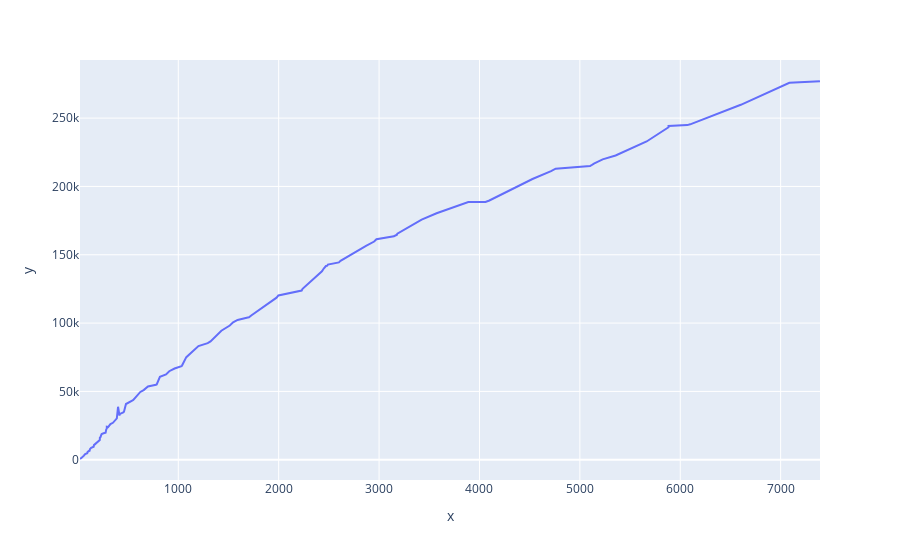

The notebook cell this image was saved under:
### Code cell
import plotly.express as px
fig = px.line(x=DEATHS, y=CASES)
fig.show()

### Figure 1 — Plotly figure (JSON) as saved in the notebook; plotly's stock layout.template omitted (floating-point values rounded to 4 significant figures; data arrays with more than 128 entries replaced by an {"elided": "..."} marker saying what was removed)
{"data": [{"hoverlabel": {"namelength": 0}, "hovertemplate": "x=%{x}<br>y=%{y}", "legendgroup": "", "line": {"color": "#636efa", "dash": "solid"}, "mode": "lines", "name": "", "showlegend": false, "type": "scatter", "x": {"elided": "236 str values"}, "xaxis": "x", "y": {"elided": "236 str values"}, "yaxis": "y"}], "layout": {"legend": {"tracegroupgap": 0}, "margin": {"t": 60}, "xaxis": {"anchor": "y", "domain": [0, 1], "title": {"text": "x"}}, "yaxis": {"anchor": "x", "domain": [0, 1], "title": {"text": "y"}}}}
